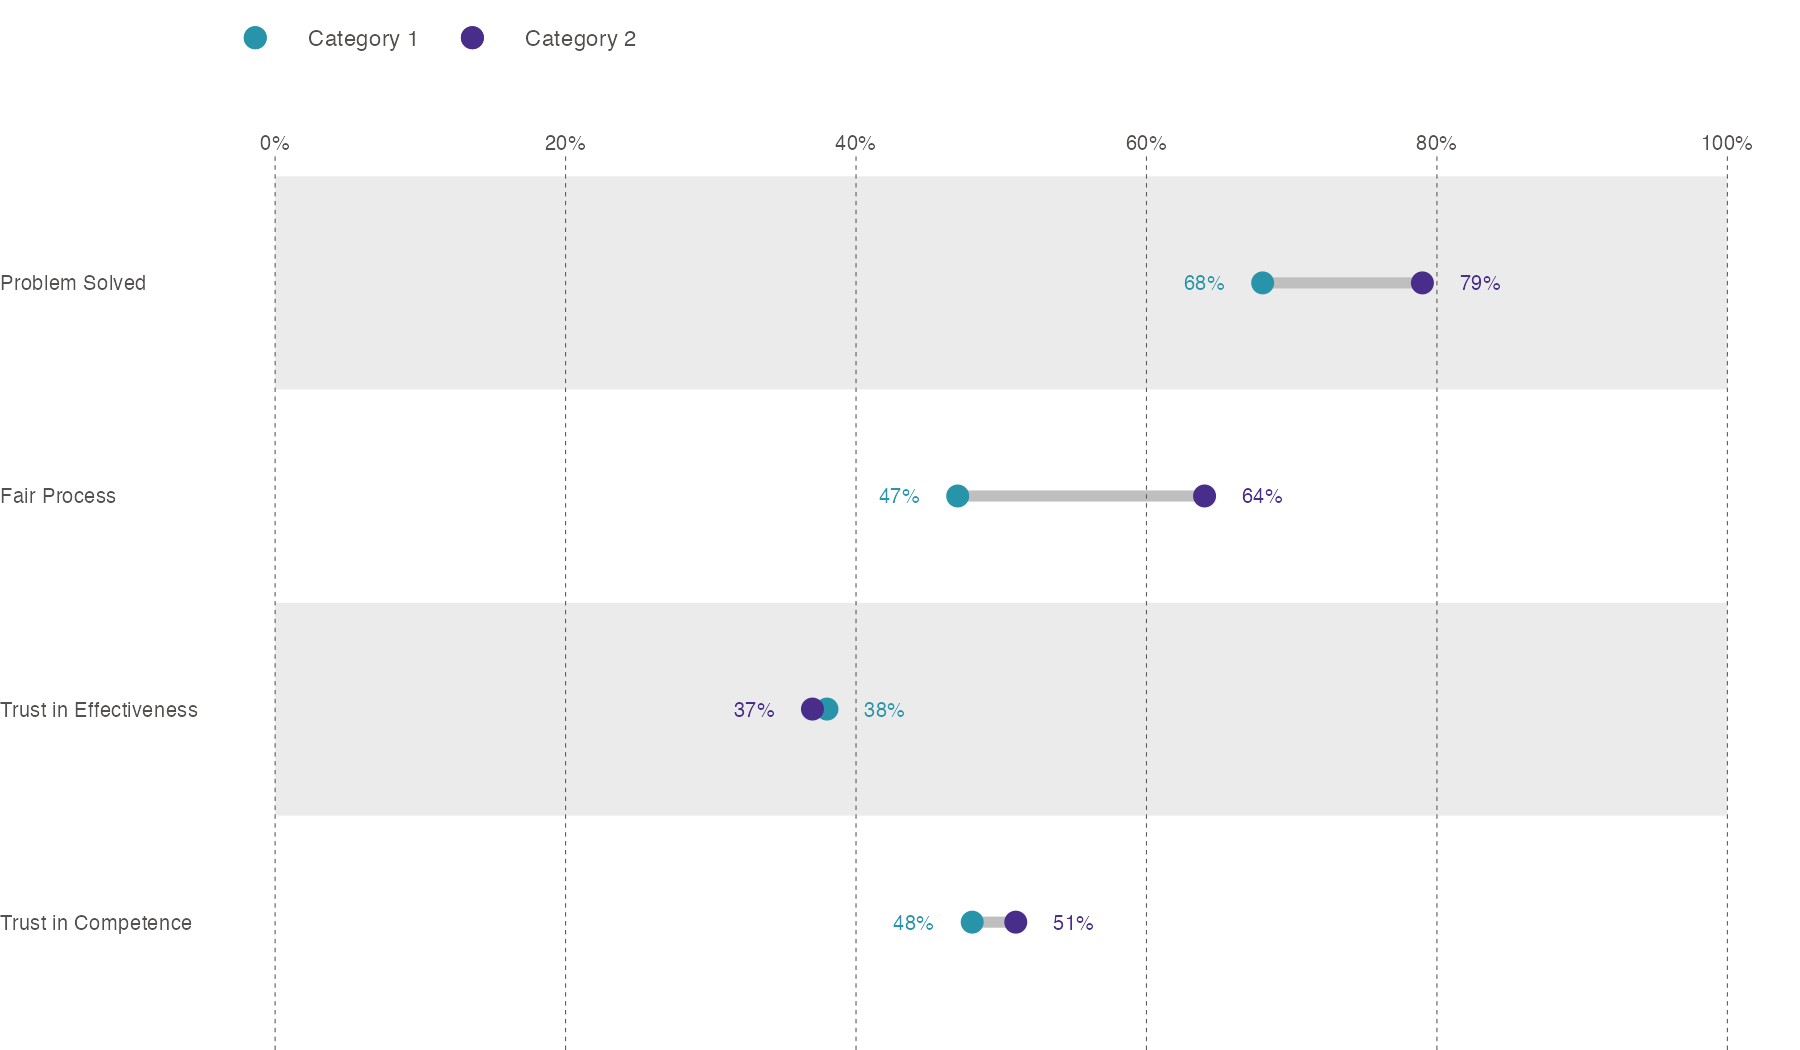

R code for this plot:
# Visual test: colored endpoint labels and a legend in wjp_dumbbells().
#
# Uses generic comparison names to verify that legend labels and colors are
# derived from `cgroups` and `cvec`, rather than from hard-coded values.
#
# Usage: Rscript dev/test_dumbbells_labels_legend.R

suppressPackageStartupMessages({
  library(WJPr)
  library(ggplot2)
  library(dplyr)
  library(tidyr)
  library(magrittr)
})

# Source the local implementation directly so this visual test remains fast
# and always exercises the working-tree version.
source("R/dumbbellsChart.R")

data_test <- data.frame(
  outcome = rep(
    c(
      "Problem Solved",
      "Fair Process",
      "Trust in Effectiveness",
      "Trust in Competence"
    ),
    each = 2
  ),
  comparison = rep(c("Category 1", "Category 2"), 4),
  value = c(68, 79, 47, 64, 38, 37, 48, 51)
) %>%
  mutate(value_label = paste0(round(value, 0), "%"))

plt <- wjp_dumbbells(
  data         = data_test,
  target       = "value",
  grouping     = "outcome",
  colors       = "comparison",
  cgroups      = c("Category 1", "Category 2"),
  labels       = "value_label",
  cvec         = c(
    "Category 1" = "#2894aa",
    "Category 2" = "#482d8b"
  ),
  show_legend  = TRUE,
  label_offset = 4
)

ggsave(
  "dev/test_dumbbells_labels_legend.png",
  plt,
  width = 12,
  height = 7,
  dpi = 150,
  bg = "white"
)

message("Saved: dev/test_dumbbells_labels_legend.png")
